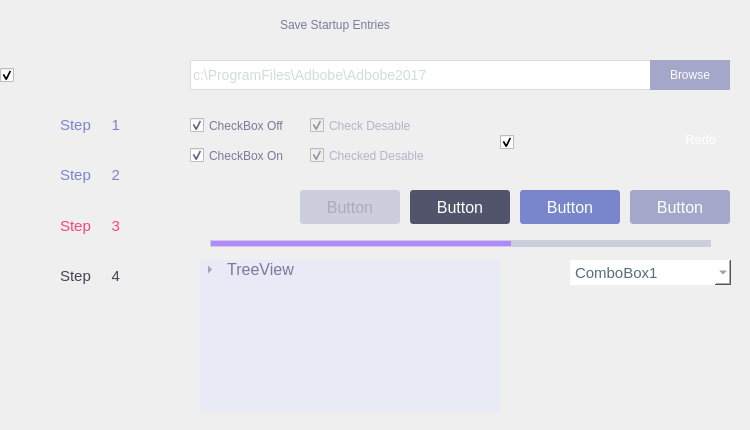
<?xml version="1.0" encoding="UTF-8"?>
<ui version="4.0">
 <class>saveDialog</class>
 <widget class="QDialog" name="saveDialog">
  <property name="geometry">
   <rect>
    <x>0</x>
    <y>0</y>
    <width>750</width>
    <height>430</height>
   </rect>
  </property>
  <property name="windowTitle">
   <string>Dialog</string>
  </property>
  <property name="styleSheet">
   <string notr="true">QDialog#saveDialog{
	background-image: url(:/images/ram/bg.png);
}</string>
  </property>
  <widget class="QProgressBar" name="progressBar_13">
   <property name="geometry">
    <rect>
     <x>210</x>
     <y>240</y>
     <width>501</width>
     <height>7</height>
    </rect>
   </property>
   <property name="styleSheet">
    <string notr="true">QProgressBar {
    border: 1px solid #cdcedd;
    background-color: #cdcedd;
    border-radius: 8px;
}

QProgressBar::chunk {
    background-color: #b388ff;
    width: 300px;
}</string>
   </property>
   <property name="value">
    <number>24</number>
   </property>
   <property name="textVisible">
    <bool>false</bool>
   </property>
  </widget>
  <widget class="QWidget" name="widget" native="true">
   <property name="geometry">
    <rect>
     <x>0</x>
     <y>100</y>
     <width>180</width>
     <height>200</height>
    </rect>
   </property>
   <property name="styleSheet">
    <string notr="true">QWidget#widget{
	background-image: url(:/images/ram/state_bg.png);
}</string>
   </property>
   <widget class="QPushButton" name="pushButton_7">
    <property name="geometry">
     <rect>
      <x>0</x>
      <y>0</y>
      <width>180</width>
      <height>50</height>
     </rect>
    </property>
    <property name="styleSheet">
     <string notr="true">QPushButton#pushButton_7{
border-image:url(:/images/ram/step1-on.png);
border:0px;
font:15px;
color:#7986cb;
}
QPushButton#pushButton_7:checked{
border-image: url(:/images/ram/step1-off.png);
border:0px;
}</string>
    </property>
    <property name="text">
     <string>Step     1</string>
    </property>
    <property name="checkable">
     <bool>true</bool>
    </property>
    <property name="checked">
     <bool>false</bool>
    </property>
   </widget>
   <widget class="QPushButton" name="pushButton_9">
    <property name="geometry">
     <rect>
      <x>0</x>
      <y>100</y>
      <width>180</width>
      <height>51</height>
     </rect>
    </property>
    <property name="styleSheet">
     <string notr="true">QPushButton#pushButton_9 {
border-image:url(:/images/ram/step3-on.png);
border:0px;
font:15px;
color:#ff4081;
}
QPushButton#pushButton_9:checked{
border-image: url(:/images/ram/step3-off.png);
border:0px;
}</string>
    </property>
    <property name="text">
     <string>Step     3</string>
    </property>
    <property name="checkable">
     <bool>true</bool>
    </property>
    <property name="checked">
     <bool>false</bool>
    </property>
   </widget>
   <widget class="QPushButton" name="pushButton_8">
    <property name="geometry">
     <rect>
      <x>0</x>
      <y>50</y>
      <width>180</width>
      <height>50</height>
     </rect>
    </property>
    <property name="styleSheet">
     <string notr="true">QPushButton#pushButton_8 {
border-image:url(:/images/ram/step2-on.png);
border:0px;
font:15px;
color:#7986cb;
}
QPushButton#pushButton_8:checked{
border-image: url(:/images/ram/step2-off.png);
border:0px;
}</string>
    </property>
    <property name="text">
     <string>Step     2</string>
    </property>
    <property name="checkable">
     <bool>true</bool>
    </property>
    <property name="checked">
     <bool>false</bool>
    </property>
   </widget>
   <widget class="QPushButton" name="pushButton_10">
    <property name="geometry">
     <rect>
      <x>0</x>
      <y>151</y>
      <width>180</width>
      <height>49</height>
     </rect>
    </property>
    <property name="styleSheet">
     <string notr="true">

QPushButton#pushButton_10{
border-image:url(:/images/ram/step4-on.png);
border:0px;
font:15px;
color:#424455;
}
QPushButton#pushButton_10:checked{
border-image: url(:/images/ram/step4-off.png);
border:0px;
color:#303240;
}</string>
    </property>
    <property name="text">
     <string>Step     4</string>
    </property>
    <property name="checkable">
     <bool>true</bool>
    </property>
    <property name="checked">
     <bool>false</bool>
    </property>
   </widget>
  </widget>
  <widget class="QTreeWidget" name="treeWidget">
   <property name="geometry">
    <rect>
     <x>200</x>
     <y>260</y>
     <width>300</width>
     <height>151</height>
    </rect>
   </property>
   <property name="styleSheet">
    <string notr="true">
 QTreeView{
		border-style:1px,solid #e8eaf6 ;
		color:#777a99;
		font:12pt;
background:#e8eaf6;
}
QTreeView::branch:closed:has-children{
   image: url(:/images/ram/icon1.png) ;
	width:10px;
	height:10px;
 }
 
QTreeView::branch:open:has-children{
   image: url(:/images/ram/icon2.png) ; 
	width:10px;
	height:10px;
}</string>
   </property>
   <attribute name="headerVisible">
    <bool>false</bool>
   </attribute>
   <column>
    <property name="text">
     <string/>
    </property>
   </column>
   <item>
    <property name="text">
     <string> TreeView</string>
    </property>
    <item>
     <property name="text">
      <string> TreeView</string>
     </property>
    </item>
    <item>
     <property name="text">
      <string> TreeView</string>
     </property>
    </item>
    <item>
     <property name="text">
      <string> TreeView</string>
     </property>
     <item>
      <property name="text">
       <string>TreeView</string>
      </property>
      <property name="checkState">
       <enum>Unchecked</enum>
      </property>
      <property name="flags">
       <set>ItemIsSelectable|ItemIsEditable|ItemIsDragEnabled|ItemIsUserCheckable|ItemIsEnabled</set>
      </property>
     </item>
     <item>
      <property name="text">
       <string>TreeView</string>
      </property>
      <property name="checkState">
       <enum>Checked</enum>
      </property>
     </item>
    </item>
   </item>
  </widget>
  <widget class="QLineEdit" name="lineEdit">
   <property name="geometry">
    <rect>
     <x>190</x>
     <y>60</y>
     <width>461</width>
     <height>30</height>
    </rect>
   </property>
   <property name="styleSheet">
    <string notr="true">QLineEdit#lineEdit{
	border:1px solid #d9dbea;
	color:#d2dbde;
	font:14px;
}</string>
   </property>
   <property name="text">
    <string>c:\ProgramFiles\Adbobe\Adbobe2017</string>
   </property>
  </widget>
  <widget class="QCheckBox" name="checkBox_33">
   <property name="enabled">
    <bool>false</bool>
   </property>
   <property name="geometry">
    <rect>
     <x>310</x>
     <y>110</y>
     <width>111</width>
     <height>31</height>
    </rect>
   </property>
   <property name="styleSheet">
    <string notr="true">QCheckBox#checkBox_33::indicator:unchecked{
    image: url(:/images/ram/check_disable.png);
}
QCheckBox#checkBox_33::indicator:checked{
    image: url(:/images/ram/check_disable.png);
}
QCheckBox#checkBox_33{
	color:#b2b4c9;
	font:12px;
}</string>
   </property>
   <property name="text">
    <string>Check Desable</string>
   </property>
   <property name="checked">
    <bool>true</bool>
   </property>
  </widget>
  <widget class="QPushButton" name="pushButton_2">
   <property name="geometry">
    <rect>
     <x>650</x>
     <y>60</y>
     <width>80</width>
     <height>30</height>
    </rect>
   </property>
   <property name="styleSheet">
    <string notr="true">QPushButton#pushButton_2{
	border:none;
	background-color:#a4a7ca;
	color:#ffffff;
	font: 11pt &quot;MS Shell Dlg 2&quot;;
	border-radius: 0px;
} 
QPushButton#pushButton_2:hover{
	border:none;
	background-color:#7986cb;
	color:#ffffff;
	font: 11pt &quot;MS Shell Dlg 2&quot;;
	border-radius: 0px;
} 
QPushButton#pushButton_2:pressed{
	border:none;
	background-color:#52546b;
	color:#ffffff;
	font: 11pt &quot;MS Shell Dlg 2&quot;;
	border-radius: 0px;
}</string>
   </property>
   <property name="text">
    <string>Browse</string>
   </property>
  </widget>
  <widget class="QPushButton" name="pushButton">
   <property name="geometry">
    <rect>
     <x>300</x>
     <y>190</y>
     <width>100</width>
     <height>34</height>
    </rect>
   </property>
   <property name="styleSheet">
    <string notr="true">QPushButton#pushButton{
border:none;
background-color: #cdcedd;
color:#aaacb8;
font:16px;
border-radius:3px;
}</string>
   </property>
   <property name="text">
    <string>Button</string>
   </property>
  </widget>
  <widget class="QCheckBox" name="checkBox_34">
   <property name="enabled">
    <bool>false</bool>
   </property>
   <property name="geometry">
    <rect>
     <x>310</x>
     <y>140</y>
     <width>131</width>
     <height>31</height>
    </rect>
   </property>
   <property name="styleSheet">
    <string notr="true">QCheckBox#checkBox_34::indicator:unchecked{
    image: url(:/images/ram/checked_didable.png);
}
QCheckBox#checkBox_34::indicator:checked{
    image: url(:/images/ram/checked_didable.png);
}
QCheckBox#checkBox_34{
	color:#b2b4c9;
	font:12px;
}</string>
   </property>
   <property name="text">
    <string>Checked Desable</string>
   </property>
   <property name="checked">
    <bool>true</bool>
   </property>
  </widget>
  <widget class="QCheckBox" name="checkBox">
   <property name="geometry">
    <rect>
     <x>0</x>
     <y>50</y>
     <width>180</width>
     <height>50</height>
    </rect>
   </property>
   <property name="styleSheet">
    <string notr="true">
QCheckBox#checkBox::indicator:unchecked{
	
    image: url(:/images/ram/wizard_upbg.png);
}
QCheckBox#checkBox::indicator:checked{
	
    image: url(:/images/ram/wizard_downbg.png);
}</string>
   </property>
   <property name="text">
    <string/>
   </property>
   <property name="checked">
    <bool>true</bool>
   </property>
  </widget>
  <widget class="QPushButton" name="pushButton_3">
   <property name="geometry">
    <rect>
     <x>650</x>
     <y>124</y>
     <width>80</width>
     <height>30</height>
    </rect>
   </property>
   <property name="styleSheet">
    <string notr="true">QPushButton#pushButton_3{
	border-image:url(:/images/ram/redo_normal.png);border:0px;
} 
QPushButton#pushButton_3:hover{
	border-image:url(:/images/ram/redo_over.png);border:0px
} 
QPushButton#pushButton_3:pressed{
	border-image:url(:/images/ram/redo_on.png); position: relative;top: 1px; left: 1px;
}
QPushButton#pushButton_3{
	font:13px;
	color:#ffffff;
}</string>
   </property>
   <property name="text">
    <string>      Redo</string>
   </property>
  </widget>
  <widget class="QPushButton" name="pushButton_5">
   <property name="geometry">
    <rect>
     <x>520</x>
     <y>190</y>
     <width>100</width>
     <height>34</height>
    </rect>
   </property>
   <property name="styleSheet">
    <string notr="true">QPushButton#pushButton_5{
border:none;
background-color: #7986cb;
color:#ffffff;
font:16px;
border-radius:3px;
}</string>
   </property>
   <property name="text">
    <string>Button</string>
   </property>
  </widget>
  <widget class="QPushButton" name="pushButton_6">
   <property name="geometry">
    <rect>
     <x>630</x>
     <y>190</y>
     <width>100</width>
     <height>34</height>
    </rect>
   </property>
   <property name="styleSheet">
    <string notr="true">QPushButton#pushButton_6{
border:none;
background-color: #a4a7ca;
color:#ffffff;
font:16px;
border-radius:3px;
}</string>
   </property>
   <property name="text">
    <string>Button</string>
   </property>
  </widget>
  <widget class="QWidget" name="titlebar" native="true">
   <property name="geometry">
    <rect>
     <x>0</x>
     <y>0</y>
     <width>750</width>
     <height>40</height>
    </rect>
   </property>
   <property name="styleSheet">
    <string notr="true"/>
   </property>
   <widget class="QPushButton" name="minbutton">
    <property name="geometry">
     <rect>
      <x>670</x>
      <y>0</y>
      <width>40</width>
      <height>40</height>
     </rect>
    </property>
    <property name="styleSheet">
     <string notr="true">QPushButton#minbutton{
	border-image:url(:/images/mainmenu/min_normal.png);border:0px;
} 
QPushButton#minbutton:hover{
	border-image:url(:/images/mainmenu/min_over.png);border:0px
} 
QPushButton#minbutton:pressed{
	border-image:url(:/images/mainmenu/min_on.png); position: relative;top: 1px; left: 1px;
}</string>
    </property>
    <property name="text">
     <string/>
    </property>
   </widget>
   <widget class="QPushButton" name="closebutton">
    <property name="geometry">
     <rect>
      <x>710</x>
      <y>0</y>
      <width>40</width>
      <height>40</height>
     </rect>
    </property>
    <property name="styleSheet">
     <string notr="true">QPushButton#closebutton{
	border-image:url(:/images/mainmenu/close_normal.png);border:0px;
} 
QPushButton#closebutton:hover{
	border-image:url(:/images/mainmenu/close_over.png);border:0px
} 
QPushButton#closebutton:pressed{
	border-image:url(:/images/mainmenu/close_on.png); position: relative;top: 1px; left: 1px;
}</string>
    </property>
    <property name="text">
     <string/>
    </property>
   </widget>
   <widget class="QLabel" name="label_2">
    <property name="geometry">
     <rect>
      <x>280</x>
      <y>4</y>
      <width>171</width>
      <height>41</height>
     </rect>
    </property>
    <property name="styleSheet">
     <string notr="true">QLabel#label_2{
	font: 14pt &quot;MS Shell Dlg 2&quot;;
	color: #787d97;
}</string>
    </property>
    <property name="text">
     <string>Save Startup Entries</string>
    </property>
   </widget>
  </widget>
  <widget class="QComboBox" name="comboBox">
   <property name="geometry">
    <rect>
     <x>570</x>
     <y>260</y>
     <width>161</width>
     <height>25</height>
    </rect>
   </property>
   <property name="palette">
    <palette>
     <active>
      <colorrole role="WindowText">
       <brush brushstyle="SolidPattern">
        <color alpha="255">
         <red>84</red>
         <green>110</green>
         <blue>122</blue>
        </color>
       </brush>
      </colorrole>
      <colorrole role="Button">
       <brush brushstyle="SolidPattern">
        <color alpha="255">
         <red>255</red>
         <green>255</green>
         <blue>255</blue>
        </color>
       </brush>
      </colorrole>
      <colorrole role="Text">
       <brush brushstyle="SolidPattern">
        <color alpha="255">
         <red>84</red>
         <green>110</green>
         <blue>122</blue>
        </color>
       </brush>
      </colorrole>
      <colorrole role="ButtonText">
       <brush brushstyle="SolidPattern">
        <color alpha="255">
         <red>84</red>
         <green>110</green>
         <blue>122</blue>
        </color>
       </brush>
      </colorrole>
      <colorrole role="Base">
       <brush brushstyle="SolidPattern">
        <color alpha="255">
         <red>255</red>
         <green>255</green>
         <blue>255</blue>
        </color>
       </brush>
      </colorrole>
      <colorrole role="Window">
       <brush brushstyle="SolidPattern">
        <color alpha="255">
         <red>255</red>
         <green>255</green>
         <blue>255</blue>
        </color>
       </brush>
      </colorrole>
     </active>
     <inactive>
      <colorrole role="WindowText">
       <brush brushstyle="SolidPattern">
        <color alpha="255">
         <red>84</red>
         <green>110</green>
         <blue>122</blue>
        </color>
       </brush>
      </colorrole>
      <colorrole role="Button">
       <brush brushstyle="SolidPattern">
        <color alpha="255">
         <red>255</red>
         <green>255</green>
         <blue>255</blue>
        </color>
       </brush>
      </colorrole>
      <colorrole role="Text">
       <brush brushstyle="SolidPattern">
        <color alpha="255">
         <red>84</red>
         <green>110</green>
         <blue>122</blue>
        </color>
       </brush>
      </colorrole>
      <colorrole role="ButtonText">
       <brush brushstyle="SolidPattern">
        <color alpha="255">
         <red>84</red>
         <green>110</green>
         <blue>122</blue>
        </color>
       </brush>
      </colorrole>
      <colorrole role="Base">
       <brush brushstyle="SolidPattern">
        <color alpha="255">
         <red>255</red>
         <green>255</green>
         <blue>255</blue>
        </color>
       </brush>
      </colorrole>
      <colorrole role="Window">
       <brush brushstyle="SolidPattern">
        <color alpha="255">
         <red>255</red>
         <green>255</green>
         <blue>255</blue>
        </color>
       </brush>
      </colorrole>
     </inactive>
     <disabled>
      <colorrole role="WindowText">
       <brush brushstyle="SolidPattern">
        <color alpha="255">
         <red>84</red>
         <green>110</green>
         <blue>122</blue>
        </color>
       </brush>
      </colorrole>
      <colorrole role="Button">
       <brush brushstyle="SolidPattern">
        <color alpha="255">
         <red>255</red>
         <green>255</green>
         <blue>255</blue>
        </color>
       </brush>
      </colorrole>
      <colorrole role="Text">
       <brush brushstyle="SolidPattern">
        <color alpha="255">
         <red>84</red>
         <green>110</green>
         <blue>122</blue>
        </color>
       </brush>
      </colorrole>
      <colorrole role="ButtonText">
       <brush brushstyle="SolidPattern">
        <color alpha="255">
         <red>84</red>
         <green>110</green>
         <blue>122</blue>
        </color>
       </brush>
      </colorrole>
      <colorrole role="Base">
       <brush brushstyle="SolidPattern">
        <color alpha="255">
         <red>255</red>
         <green>255</green>
         <blue>255</blue>
        </color>
       </brush>
      </colorrole>
      <colorrole role="Window">
       <brush brushstyle="SolidPattern">
        <color alpha="255">
         <red>255</red>
         <green>255</green>
         <blue>255</blue>
        </color>
       </brush>
      </colorrole>
     </disabled>
    </palette>
   </property>
   <property name="autoFillBackground">
    <bool>false</bool>
   </property>
   <property name="styleSheet">
    <string notr="true"> QComboBox {
    border-style: solid;
border:2px;
    border-radius: 0px;
background-color: rgb(255, 255, 255);
color: #546e7a;

font:11pt;
 }
QComboBox::down-arrow {
    image:  url(:/images/ram/combobox_arrow.png);
}
QComboBox QAbstractItemView {
     selection-background-color: #7986cb;
	 color:f8f8fc;
 }</string>
   </property>
   <property name="duplicatesEnabled">
    <bool>false</bool>
   </property>
   <property name="frame">
    <bool>true</bool>
   </property>
   <item>
    <property name="text">
     <string>ComboBox1</string>
    </property>
   </item>
   <item>
    <property name="text">
     <string>ComboBox2</string>
    </property>
   </item>
   <item>
    <property name="text">
     <string>ComboBox3</string>
    </property>
   </item>
  </widget>
  <widget class="QPushButton" name="pushButton_4">
   <property name="geometry">
    <rect>
     <x>410</x>
     <y>190</y>
     <width>100</width>
     <height>34</height>
    </rect>
   </property>
   <property name="styleSheet">
    <string notr="true">QPushButton#pushButton_4{
border:none;
background-color: #52546b;
color:#ffffff;
font:16px;
border-radius:3px;
}</string>
   </property>
   <property name="text">
    <string>Button</string>
   </property>
  </widget>
  <widget class="QCheckBox" name="checkBox_32">
   <property name="geometry">
    <rect>
     <x>190</x>
     <y>140</y>
     <width>111</width>
     <height>31</height>
    </rect>
   </property>
   <property name="styleSheet">
    <string notr="true">QCheckBox#checkBox_32::indicator:unchecked{
    image: url(:/images/ram/checkbox_blue_off.png);
}
QCheckBox#checkBox_32::indicator:checked{
    image: url(:/images/ram/checkbox_blue_on.png);
}
QCheckBox#checkBox_32{
	color:#777a99;
	font:12px;
}</string>
   </property>
   <property name="text">
    <string>CheckBox On</string>
   </property>
   <property name="checked">
    <bool>true</bool>
   </property>
  </widget>
  <widget class="QCheckBox" name="checkBox_31">
   <property name="geometry">
    <rect>
     <x>190</x>
     <y>110</y>
     <width>111</width>
     <height>31</height>
    </rect>
   </property>
   <property name="styleSheet">
    <string notr="true">QCheckBox#checkBox_31::indicator:unchecked{
    image: url(:/images/ram/checkbox_white_off.png);
}
QCheckBox#checkBox_31::indicator:checked{
    image: url(:/images/ram/checkbox_white_on.png);
}
QCheckBox#checkBox_31{
	color:#777a99;
	font:12px;
}</string>
   </property>
   <property name="text">
    <string>CheckBox Off</string>
   </property>
   <property name="checked">
    <bool>true</bool>
   </property>
  </widget>
  <widget class="QCheckBox" name="checkBox_3">
   <property name="enabled">
    <bool>true</bool>
   </property>
   <property name="geometry">
    <rect>
     <x>500</x>
     <y>120</y>
     <width>90</width>
     <height>44</height>
    </rect>
   </property>
   <property name="styleSheet">
    <string notr="true">
QCheckBox#checkBox_3::indicator::unchecked {
    image: url(:/images/ram/switch_off.png);
}


QCheckBox#checkBox_3::indicator:unchecked:pressed {
    image: url(:/images/ram/switch_on_press.png);
}

QCheckBox#checkBox_3::indicator::checked {
    image: url(:/images/ram/switch_on.png);
}

QCheckBox#checkBox_3::indicator:checked:pressed {
    image: url(:/images/ram/switch_off_press.png);
}
</string>
   </property>
   <property name="text">
    <string/>
   </property>
   <property name="checked">
    <bool>true</bool>
   </property>
  </widget>
 </widget>
 <resources/>
 <connections/>
</ui>
